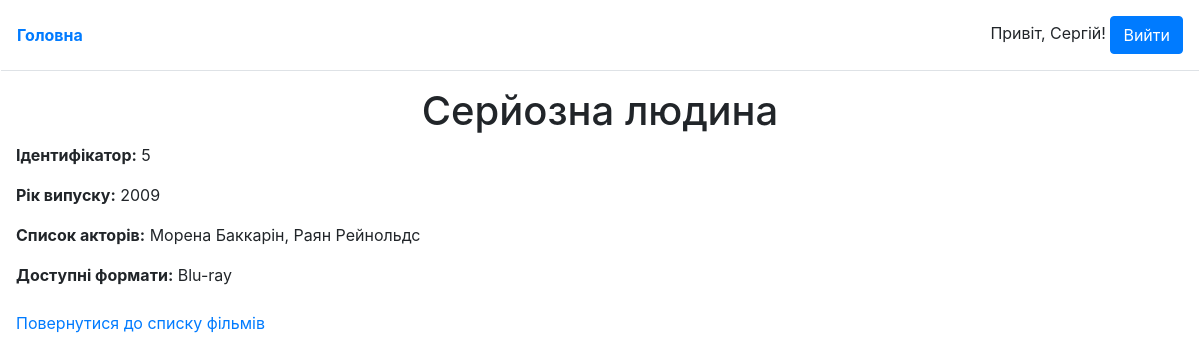
The page /film/show/5 (signed in) on the database its author committed.
### tables this page shows
CREATE TABLE `films` (
  `id` int NOT NULL AUTO_INCREMENT,
  `title` varchar(100) NOT NULL,
  `year` year NOT NULL,
  PRIMARY KEY (`id`)
);

### core/View.php (called while the page is built, shortened)
<?php
	class View {
		public function render(Page $page) {
			return $this->renderLayout($page, $this->renderView($page));
		}
		private function renderLayout(Page $page, $content) {
			$layoutPath = $_SERVER['DOCUMENT_ROOT'] . "/project/layouts/{$page->layout}.php";
			if (file_exists($layoutPath)) {
				return ob_get_clean();
			} else {
				header("HTTP/1.0 500 Internal Server Error");
				echo "Internal Server Error";
				die();
			}
		}
		private function renderView(Page $page) {
			if ($page->view) {
				$viewPath = $_SERVER['DOCUMENT_ROOT'] . "/project/views/{$page->view}.php";
				if (file_exists($viewPath)) {
						$data = $page->data;
						extract($data);
						include $viewPath;
					return ob_get_clean();
				} else {
					header("HTTP/1.0 500 Internal Server Error");
					echo "Internal Server Error";
					die();
				}
			}
		}
	}

### index.php (called while the page is built, shortened)
<?php
	$routes = require $_SERVER['DOCUMENT_ROOT'] . '/project/config/routes.php';
	try {
		$track = (new Router)->getTrack($routes, $_SERVER['REQUEST_URI']);
		(new $track->controller)->{$track->action}($track->params);
	} catch (\Exception $error) {
		header("HTTP/1.0 500 Internal Server Error");
		(new ErrorController)->internalError();
	}

### project/models/Film.php (called while the page is built, shortened)
<?php
	class Film extends Model {
		public function getById($id) {
            $sql = "
					SELECT
						f.*,
						GROUP_CONCAT(DISTINCT CONCAT(a.firstname, ' ', a.lastname) SEPARATOR ', ') AS actors,
						GROUP_CONCAT(DISTINCT fr.name SEPARATOR ', ') AS formats
					FROM films AS f
					JOIN films_actors AS fa ON fa.film_id = f.id
					JOIN actors AS a ON a.id = fa.actor_id
					JOIN films_formats AS ff ON ff.film_id = f.id
					JOIN formats AS fr ON fr.id = ff.format_id
					WHERE f.id = :id
					GROUP BY f.id;
			";
			$stmt = self::$db_connection->prepare($sql);
			$stmt->execute([':id' => $id]);
			return $stmt->fetchAll(\PDO::FETCH_ASSOC);
        }
	}

### core/Model.php (called while the page is built, shortened)
<?php
	class Model {
		protected static $db_connection;
		public function __construct() {
			if (!self::$db_connection) {
				$host = DB_HOST;
				$dbName = DB_NAME;
				self::$db_connection = new \PDO("mysql:host=$host;dbname=$dbName", DB_USER, DB_PASS);
			}
		}
	}

### project/views/film/showById.php (the view)
<h1 class="text-center"><?= $film['title']; ?></h1>
<p><span class="font-weight-bold">Ідентифікатор:</span> <?= $film['id']; ?></p>
<p><span class="font-weight-bold">Рік випуску:</span> <?= $film['year']; ?></p>
<p><span class="font-weight-bold">Список акторів:</span> <?= $film['actors']; ?></p>
<p><span class="font-weight-bold">Доступні формати:</span> <?= $film['formats']; ?></p>
<div class="mt-4">
    <a href="/">Повернутися до списку фільмів</a>
</div>

### rows shown on the page
films: title "Серйозна людина", id "5", year "2009"

### other values the page prints
$_SESSION['user_data']['name'] "Сергій"
$film['actors'] "Морена Баккарін, Раян Рейнольдс"
$film['formats'] "Blu-ray"
